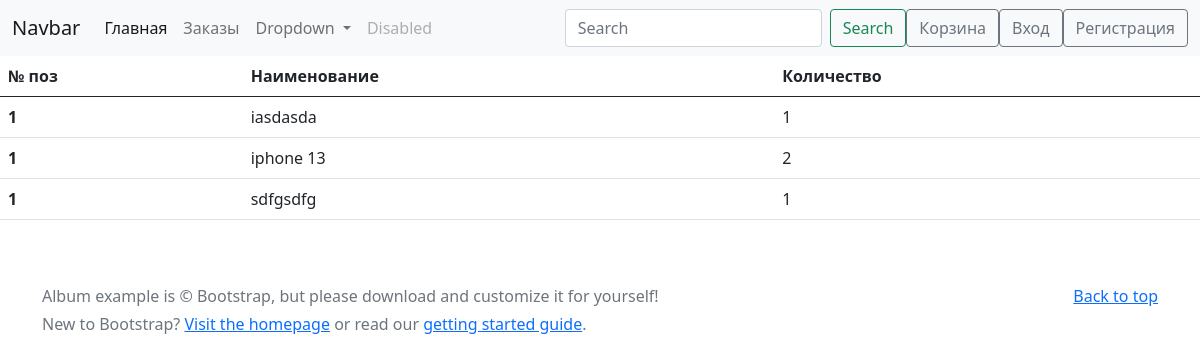
Screenshot of /product/order/detail/3 with the database file from the repository.
### product/models.py (models this page shows)
class ProductOrder(models.Model):
    id_product = models.ForeignKey(Product, on_delete=models.CASCADE)
    id_order = models.ForeignKey(Order, on_delete=models.CASCADE, null=True, blank=True)
    numbers = models.IntegerField()
    price = models.FloatField()

class Product(models.Model):
    name = models.CharField(max_length=255)
    description = models.TextField(max_length=500)
    amount = models.IntegerField()
    price = models.FloatField()
    thumbnail = models.ImageField(upload_to='./product', default='./product/Null.png'
                                  )
    id_category = models.ForeignKey(Category, on_delete=models.CASCADE)
    id_produser = models.ForeignKey(Produser, on_delete=models.CASCADE)

### product/views.py (the view)
# urls.py: path('order/detail/<int:id>', views.OrderDetailView.as_view(), name='order_detail'),
class OrderDetailView(View):
    def get(self,request,id):
        order = Order.objects.get(id=id)
        products = ProductOrder.objects.filter(id_order=order)
        return render(request, 'product/Orderdetail.html', {'products': products})

### product/templates/product/Orderdetail.html
{% extends "lending/base.html" %}
{% block content %}
<main>
    <table class="table">
        <thead>
        <tr>
            <th scope="col">№ поз</th>
            <th scope="col">Наименование</th>
            <th scope="col">Количество</th>
        </tr>
        </thead>
        <tbody> {% for product_basket in products %}
        <tr>
            <th scope="row">1</th>
            <td>{{product_basket.id_product.name}}</td>
            <td>{{product_basket.numbers}}</td>
        </tr>
        {% endfor %}
        </tbody>
    </table>
</main>
{% endblock content %}

### rows the page displays
ProductOrder: id_product.name "iasdasda", numbers "1"
ProductOrder: id_product.name "iphone 13", numbers "2"
ProductOrder: id_product.name "sdfgsdfg", numbers "1"
